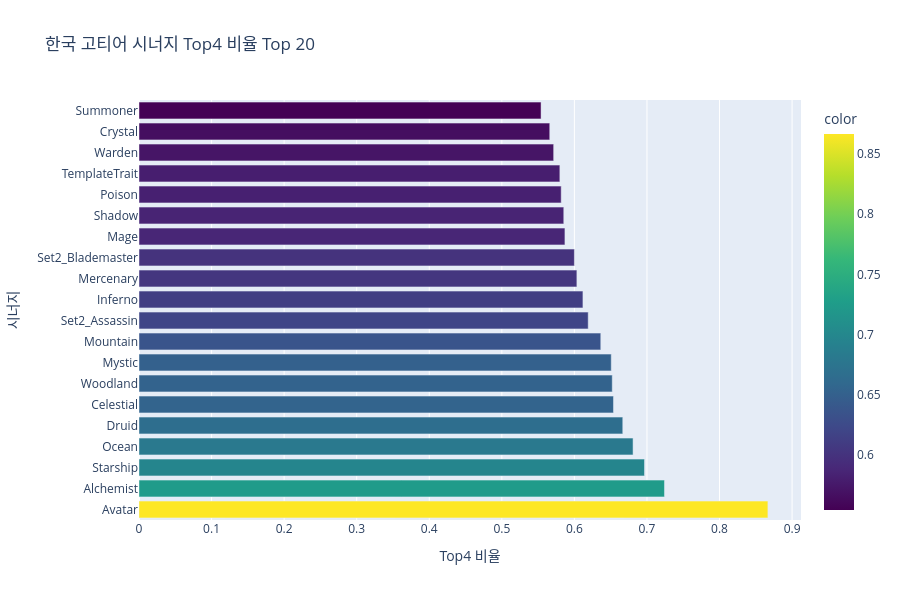

Notebook code cell kept with this figure:
### Code cell
# 시각화 1: 시너지 Top4 비율
trait_winrate = df_trait[df_trait['is_top4']].groupby('trait').size() / df_trait.groupby('trait').size()
trait_winrate = trait_winrate.sort_values(ascending=False).head(20)

fig1 = px.bar(y=trait_winrate.index, x=trait_winrate.values, orientation='h',
              title="한국 고티어 시너지 Top4 비율 Top 20",
              labels={'x': 'Top4 비율', 'y': '시너지'},
              color=trait_winrate.values, color_continuous_scale='Viridis')
fig1.update_layout(height=600)
fig1.show()

### Figure 1 — Plotly figure (JSON) as saved in the notebook; plotly's stock layout.template omitted (floating-point values rounded to 4 significant figures)
{"data": [{"alignmentgroup": "True", "hovertemplate": "Top4 비율=%{x}<br>시너지=%{y}<br>color=%{marker.color}<extra></extra>", "legendgroup": "", "marker": {"color": [0.8667, 0.7241, 0.6966, 0.6809, 0.6667, 0.6538, 0.6522, 0.6508, 0.6364, 0.619, 0.6118, 0.6034, 0.6, 0.587, 0.5854, 0.5818, 0.58, 0.5714, 0.566, 0.5541], "coloraxis": "coloraxis", "pattern": {"shape": ""}}, "name": "", "offsetgroup": "", "orientation": "h", "showlegend": false, "textposition": "auto", "type": "bar", "x": [0.8667, 0.7241, 0.6966, 0.6809, 0.6667, 0.6538, 0.6522, 0.6508, 0.6364, 0.619, 0.6118, 0.6034, 0.6, 0.587, 0.5854, 0.5818, 0.58, 0.5714, 0.566, 0.5541], "xaxis": "x", "y": ["Avatar", "Alchemist", "Starship", "Ocean", "Druid", "Celestial", "Woodland", "Mystic", "Mountain", "Set2_Assassin", "Inferno", "Mercenary", "Set2_Blademaster", "Mage", "Shadow", "Poison", "TemplateTrait", "Warden", "Crystal", "Summoner"], "yaxis": "y"}], "layout": {"barmode": "relative", "coloraxis": {"colorbar": {"title": {"text": "color"}}, "colorscale": [[0, "#440154"], [0.1111, "#482878"], [0.2222, "#3e4989"], [0.3333, "#31688e"], [0.4444, "#26828e"], [0.5556, "#1f9e89"], [0.6667, "#35b779"], [0.7778, "#6ece58"], [0.8889, "#b5de2b"], [1, "#fde725"]]}, "height": 600, "legend": {"tracegroupgap": 0}, "title": {"text": "한국 고티어 시너지 Top4 비율 Top 20"}, "xaxis": {"anchor": "y", "domain": [0, 1], "title": {"text": "Top4 비율"}}, "yaxis": {"anchor": "x", "domain": [0, 1], "title": {"text": "시너지"}}}}
